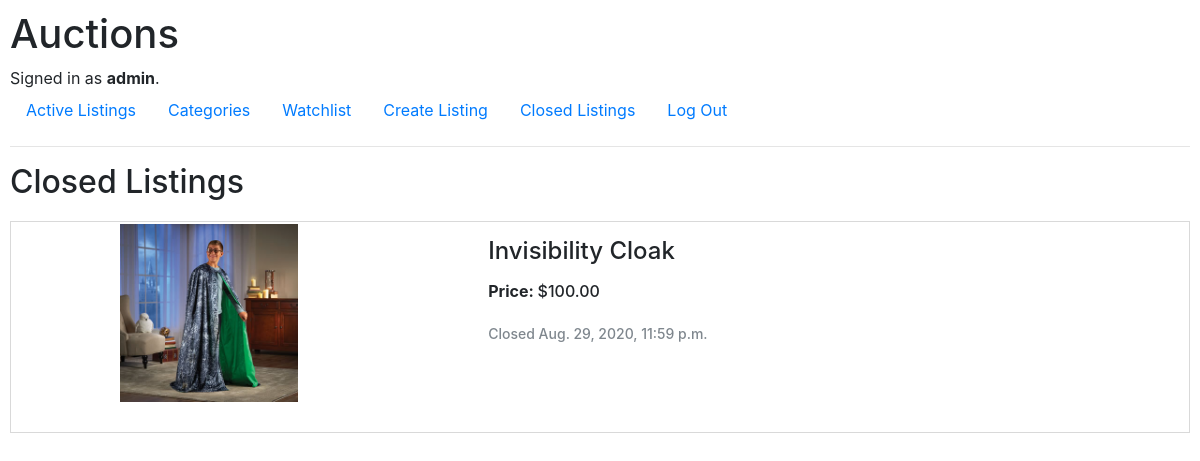
The page /closed_listing (signed in) on the database its author committed.
### auctions/models.py (models this page shows)
class User(AbstractUser):
    pass

class Closed_listing(models.Model):
    user_id = models.ForeignKey(User, on_delete = models.CASCADE, related_name="user_id", null=True, blank=True)
    winner = models.ForeignKey(User, on_delete=models.CASCADE, related_name='winner_id', null=True, blank=True)
    auction_list = models.CharField(max_length=64, default='')
    starting_bid = models.IntegerField(default=0)
    description = models.CharField(max_length=64, default='')
    category = models.CharField(max_length=64, default='')
    list_name = models.CharField(max_length=64, default='')
    url = models.CharField(null=True, blank=True, max_length=1000)
    timestamp = models.DateTimeField(auto_now_add=True,null=True, blank=True)
    bids = models.FloatField(default=0)

### auctions/views.py (the view)
# urls.py: path("closed_listing", views.closed, name="closed_listing"),
def closed(request):
    if request.method =="GET":
        return render(request, "auctions/closed.html",{
            "datas": Closed_listing.objects.filter(winner = request.user),
            "lenOfWat": findLenOfWat(request.user)
        })

### auctions/views.py (called while the page is built)
def findLenOfWat(user_id):
    lenOfwat = 0
    try:
        watchlist = Watchlist.objects.filter(user_id = user_id)
        lenOfwat = watchlist.count()
    except Exception as error:
        pass
    return lenOfwat

### auctions/templates/auctions/closed.html (shortened to what this page needs)
{% extends "auctions/layout.html" %}
{% block watchlist %}
<li class="nav-item" >
    <a class="nav-link" href="{% url 'watchlist' %}" >
        <div style="float:left">Watchlist</div>
    </a>
</li>
{% endblock %}
{% block body %}
    <h2>Closed Listings</h2>
    {% if user.is_authenticated %}
    {% for data in datas %}
    <div style ="padding: 0px 30px 210px 30px; border: 1px solid #d9d9d9; margin-top:20px;">
        <div style="width: 30%; height:210px; float:left">
            <div class="container">
                {% if data.url%}
                <a href="closed_listing/{{data.list_name}}"><img src="/media/auctions/{{data.url}}" alt="" class="img-fluid"></a>
                {% else %}
                <a href="closed_listing/{{data.list_name}}"><img src="/media/auctions/white.png" alt="" class="img-fluid"></a>
                {% endif %}
            </div>
        </div>
         <div style="width: 60%; height:190px; float:right; padding-top:15px;">
            <div>
                <div>
                    <h4>{{data.auction_list}}</h4>
                </div>
                <div style="padding-top:5px;">
                    <h6 style ="display:inline; font-weight:bold;">Price: </h6>
                    <h6 style ="display:inline;">${{data.starting_bid|stringformat:".2f"}}</h6>
                </div>
                {% if data.description%}
                    <div style ="padding-top:10px;">
                        <p style="font-weight:500;">{{data.description}}</p>
                    </div>
                    <div style ="padding-top:5px; color: #7F878E; font-size:14px; font-weight:500;">
                        <p> Closed {{data.timestamp}}</p>
                     </div>
                {% else %}
                    <div style ="padding-top:20px; color: #7F878E; font-size:14px; font-weight:500;">
                        <p> Closed {{data.timestamp}}</p>
                    </div>
                {% endif %}
            </div>
         </div>
    </div>
    {% endfor %}
    {% endif %}
{% endblock %}

### auctions/templates/auctions/layout.html (shortened to what this page needs)
{% load static %}
<!DOCTYPE html>
<html lang="en">
    <head>
        <link rel="stylesheet" href="https://stackpath.bootstrapcdn.com/bootstrap/4.4.1/css/bootstrap.min.css">
        <link href="{% static 'auctions/styles.css' %}" rel="stylesheet">
    </head>
    <body>
        <h1>Auctions</h1>
        <div>
            {% if user.is_authenticated %}
                Signed in as <strong>{{ user.username }}</strong>.
            {% else %}
                Not signed in.
            {% endif %}
        </div>
        <ul class="nav">
            <li class="nav-item">
                <a class="nav-link" href="{% url 'index' %}">Active Listings</a>
            </li>
            {% if user.is_authenticated %}
                <li class="nav-item">
                    <a class="nav-link" href="{% url 'category' %}">Categories</a>
                </li>
               {% block watchlist %}
                {% endblock %}
                <li class="nav-item">
                    <a class="nav-link" href="{% url 'createList' %}">Create Listing</a>
                </li>
                <li class="nav-item">
                    <a class="nav-link" href="{% url 'closed_listing' %}">Closed Listings</a>
                </li>
                <li class="nav-item">
                    <a class="nav-link" href="{% url 'logout' %}">Log Out</a>
                </li>
            {% endif %}
        </ul>
        <hr>
        {% block body %}
        {% endblock %}
    </body>
</html>

### auctions/static/auctions/styles.css (style rules this page uses)
body { padding: 10px; }

### auctions/templates/auctions/closed.html (style rules this page uses)
.container { margin-top:2px; width: 62%; height:auto; }
img { width: 100%; height: 100%; }

### rows shown on the page
User: username "admin"
Closed_listing: url (picture), auction_list "Invisibility Cloak", starting_bid "100.00", timestamp "Aug. 29, 2020, 11:59 p.m."
